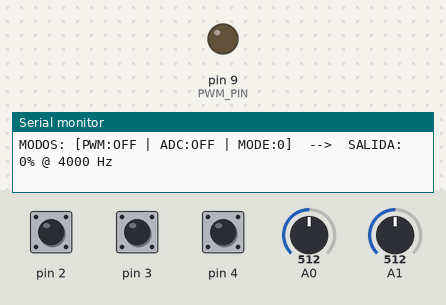
A sketch run on a simulated Arduino Uno, built with avr-gcc and run on an emulated ATmega328P. Shown: output pins drawn as LEDs (lit = HIGH), the last lines printed to the serial monitor. Inputs (shaded band) come from the test bench; at power-on: pin 2 HIGH, pin 3 HIGH, A0 = 512, pin 4 HIGH, A1 = 512.

Above: at 1.2 s.
1.3 s: pin 2 pulled LOW for 0.15 s
At 2.5 s:
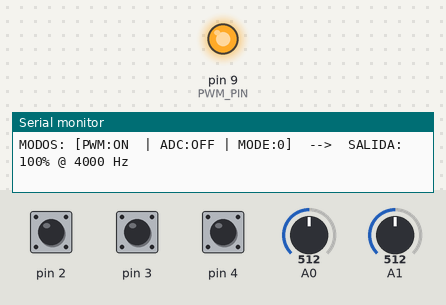
2.9 s: pin 3 pulled LOW for 0.15 s
At 3.7 s:
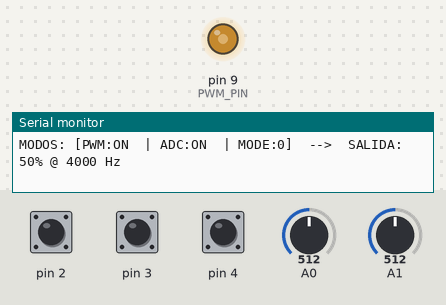
4.5 s: A0 set to 190
At 5.0 s:
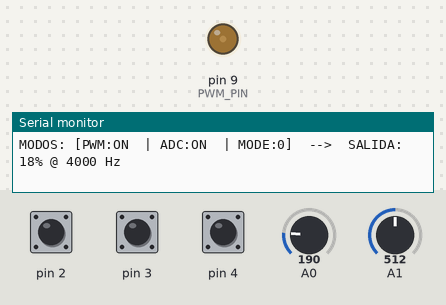
6.0 s: pin 3 pulled LOW for 1 s
At 7.1 s:
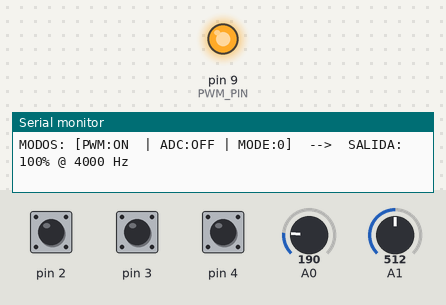
8.5 s: pin 2 pulled LOW for 1 s
At 9.1 s:
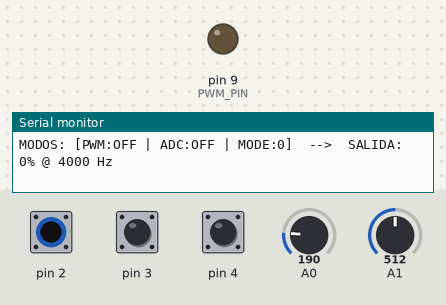
Timing chart, 0 to 11.5 s (numbered marks = the images above; inputs shaded):
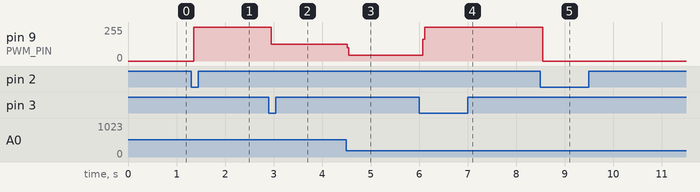

Measured:
- after the input at 1.3 s, pin 9 (PWM_PIN): 0/255 → 255/255 after 0.05 s instead of 0.65 s
- after the input at 2.9 s, pin 9 (PWM_PIN): 255/255 → 127/255 after 0.05 s
- after the input at 4.5 s, pin 9 (PWM_PIN): 127/255 → 45/255 at once
- after the input at 6.0 s, pin 9 (PWM_PIN): 45/255 → 255/255 after 0.07 s
- after the input at 8.5 s, pin 9 (PWM_PIN): 255/255 → 0/255 after 0.05 s

The sketch:

section_one_public.ino
```cpp
#include "hal_gpio.h"
#include "hal_adc.h"
#include "hal_pwm.h"
#include "control_logic.h"

/* ============================= */
/* DEFINICIÓN DE PINES           */
/* ============================= */

#define BTN_PWM      2
#define BTN_ADC      3
#define BTN_TIMER    4

#define POT_DUTY     A0
#define POT_FREQ     A1

#define PWM_PIN      9
#define FIXED_PWM_FREQ  4000      // Frecuencia fija base (Hz)
#define DEBOUNCE_MS     50


/* ============================= */
/* ESTADOS DEL SISTEMA           */
/* ============================= */

/* Botones tipo toggle */
bool pwm_enabled = false;
bool adc_enabled = false;

/* Modo de frecuencia (controlado por botón TIMER) */
freq_range_mode_t freq_mode = FREQ_FIXED;


/* ============================= */
/* VARIABLES PARA DEBOUNCE       */
/* ============================= */

bool btn_pwm_stable = HIGH;
bool btn_pwm_last   = HIGH;
unsigned long btn_pwm_time = 0;

bool btn_adc_stable = HIGH;
bool btn_adc_last   = HIGH;
unsigned long btn_adc_time = 0;

bool btn_timer_stable = HIGH;
bool btn_timer_last   = HIGH;
unsigned long btn_timer_time = 0;


/* Debug */
unsigned long last_debug_time = 0;


/* ============================= */
/* SETUP                         */
/* ============================= */

void setup()
{
    Serial.begin(115200);

    /* Inicialización GPIO */
    hal_gpio_init(BTN_PWM, HAL_GPIO_INPUT_PULLUP);
    hal_gpio_init(BTN_ADC, HAL_GPIO_INPUT_PULLUP);
    hal_gpio_init(BTN_TIMER, HAL_GPIO_INPUT_PULLUP);

    /* Inicialización ADC */
    hal_adc_init(POT_DUTY);
    hal_adc_init(POT_FREQ);

    /* Inicialización PWM rápido (Timer1) */
    hal_pwm_fast_init();

    Serial.println("Sistema iniciado.");
}


/* ============================= */
/* LOOP PRINCIPAL                */
/* ============================= */

void loop()
{
    /* ========================================= */
    /* ACTUALIZAR BOTONES (con debounce)        */
    /* ========================================= */

    pwm_enabled = button_update(pwm_enabled,
                                hal_gpio_read(BTN_PWM),
                                &btn_pwm_stable,
                                &btn_pwm_last,
                                &btn_pwm_time,
                                DEBOUNCE_MS);

    adc_enabled = button_update(adc_enabled,
                                hal_gpio_read(BTN_ADC),
                                &btn_adc_stable,
                                &btn_adc_last,
                                &btn_adc_time,
                                DEBOUNCE_MS);

    /* Botón TIMER no es toggle booleano:
       genera evento para cambiar de modo */
    bool timer_event = button_update(false,
                                     hal_gpio_read(BTN_TIMER),
                                     &btn_timer_stable,
                                     &btn_timer_last,
                                     &btn_timer_time,
                                     DEBOUNCE_MS);

    /* Si hubo evento, avanzar modo */
    if(timer_event)
    {
        freq_mode = (freq_range_mode_t)((freq_mode + 1) % FREQ_MODES_COUNT);
    }


    /* ========================================= */
    /* LECTURA DE POTENCIÓMETROS                */
    /* ========================================= */

    uint16_t duty_adc = hal_adc_read(POT_DUTY);
    uint16_t freq_adc = hal_adc_read(POT_FREQ);


    /* ========================================= */
    /* CÁLCULO DE SALIDA FINAL                  */
    /* ========================================= */

    /* Calcular Duty final según reglas:
       - PWM apagado → 0%
       - PWM activo pero ADC apagado → 100%
       - Ambos activos → potenciómetro */
    uint8_t duty_percent = compute_final_duty(pwm_enabled,
                                              adc_enabled,
                                              duty_adc);

    /* Calcular frecuencia final:
       - PWM o ADC apagado → fija 4kHz
       - Modo fijo → 4kHz
       - Modo rango → depende del potenciómetro */
    uint32_t frequency = compute_final_frequency(pwm_enabled,
                                                 adc_enabled,
                                                 freq_mode,
                                                 freq_adc,
                                                 FIXED_PWM_FREQ);


    /* ========================================= */
    /* APLICAR PWM                              */
    /* ========================================= */

    hal_pwm_fast_set_frequency(frequency);
    hal_pwm_fast_set_duty_percent(duty_percent);


    /* ========================================= */
    /* DEBUG SERIAL (cada 200ms)                */
    /* ========================================= */

    if(millis() - last_debug_time > 200)
    {
        last_debug_time = millis();

        Serial.print("MODOS: [PWM:");
        Serial.print(pwm_enabled ? "ON " : "OFF");

        Serial.print(" | ADC:");
        Serial.print(adc_enabled ? "ON " : "OFF");

        Serial.print(" | MODE:");
        Serial.print(freq_mode);

        Serial.print("]  -->  ");

        Serial.print("SALIDA: ");
        Serial.print(duty_percent);
        Serial.print("% @ ");
        Serial.print(frequency);
        Serial.println(" Hz");
    }
}
```

control_logic.cpp
```cpp
#include "control_logic.h"

/* Detecta flanco de bajada con debounce */
bool button_update(bool current_state,
                   bool raw_reading,
                   bool *stable_state,
                   bool *last_reading,
                   unsigned long *last_time,
                   unsigned long debounce_ms)
{
    if(raw_reading != *last_reading)
        *last_time = millis();

    if((millis() - *last_time) > debounce_ms)
    {
        if(raw_reading != *stable_state)
        {
            *stable_state = raw_reading;

            if(*stable_state == LOW)
                current_state = !current_state;
        }
    }

    *last_reading = raw_reading;

    return current_state;
}

/* 0-1023 → 0-100% */
uint8_t adc_to_percent(uint16_t adc_value)
{
    return (adc_value * 100UL) / 1023;
}

/* 0-1023 → 0-255 */
uint8_t adc_to_pwm8(uint16_t adc_value)
{
    return adc_value >> 2;
}

uint32_t adc_to_frequency(uint16_t adc_value)
{
    return 1 + ((adc_value * 9999UL) / 1023);
}


uint32_t compute_final_frequency(bool pwm_enabled,
                                 bool adc_enabled,
                                 freq_range_mode_t mode,
                                 uint16_t adc_freq_value,
                                 uint32_t fixed_frequency)
{
    /* Si PWM no está activo → frecuencia irrelevante */
    if(!pwm_enabled)
        return fixed_frequency;

    /* Si ADC no activo → frecuencia fija */
    if(!adc_enabled)
        return fixed_frequency;

    /* Si modo fijo seleccionado */
    if(mode == FREQ_FIXED)
        return fixed_frequency;

    /* Modos por rango */
    switch(mode)
    {
        case FREQ_1_10:
            return map(adc_freq_value, 0, 1023, 1, 10);

        case FREQ_10_100:
            return map(adc_freq_value, 0, 1023, 10, 100);

        case FREQ_100_1K:
            return map(adc_freq_value, 0, 1023, 100, 1000);

        case FREQ_1K_4K:
            return map(adc_freq_value, 0, 1023, 1000, 4000);

        case FREQ_4K_10K:
            return map(adc_freq_value, 0, 1023, 4000, 10000);

        default:
            return fixed_frequency;
    }
}


/* Lógica de Duty Cycle según tus reglas */
uint8_t compute_final_duty(bool pwm_enabled,
                           bool adc_enabled,
                           uint16_t adc_value)
{
    // Si PWM (pulsador 1) no está activo -> 0%
    if(!pwm_enabled)
        return 0;

    // Si PWM activo pero ADC (pulsador 2) NO pulsado -> 100%
    if(!adc_enabled)
        return 100;

    // Si ambos están activos -> valor del potenciómetro 1 (0-100%)
    return adc_to_percent(adc_value);
}
```

control_logic.h
```cpp
#ifndef CONTROL_LOGIC_H
#define CONTROL_LOGIC_H

#include <Arduino.h>

/* Maneja debounce y toggle */
bool button_update(bool current_state,
                   bool raw_reading,
                   bool *stable_state,
                   bool *last_reading,
                   unsigned long *last_time,
                   unsigned long debounce_ms);

/* Conversión ADC */
uint8_t adc_to_percent(uint16_t adc_value);
uint8_t adc_to_pwm8(uint16_t adc_value);
uint32_t adc_to_frequency(uint16_t adc_value);

/* Lógica de duty final */
uint8_t compute_final_duty(bool pwm_enabled,
                           bool adc_enabled,
                           uint16_t adc_value);

typedef enum {
    FREQ_FIXED = 0,   // 4kHz fija
    FREQ_1_10,        // 1 - 10 Hz
    FREQ_10_100,      // 10 - 100 Hz
    FREQ_100_1K,      // 0.1 - 1 kHz
    FREQ_1K_4K,       // 1 - 4 kHz
    FREQ_4K_10K,      // 4 - 10 kHz
    FREQ_MODES_COUNT  // Auxiliar para el ciclo
} freq_range_mode_t;

uint32_t compute_final_frequency(bool pwm_enabled,
                                 bool adc_enabled,
                                 freq_range_mode_t mode,
                                 uint16_t adc_freq_value,
                                 uint32_t fixed_frequency);
#endif
```

hal_adc.cpp
```cpp
#include "hal_adc.h"

void hal_adc_init(uint8_t pin)
{
    pinMode(pin, INPUT);
}

uint16_t hal_adc_read(uint8_t pin)
{
    return analogRead(pin);
}
```

hal_adc.h
```cpp
#ifndef HAL_ADC_H
#define HAL_ADC_H

#include <Arduino.h>

/* Inicializa pin analógico */
void hal_adc_init(uint8_t pin);

/* Lee valor ADC (0-1023) */
uint16_t hal_adc_read(uint8_t pin);

#endif
```

hal_gpio.cpp
```cpp
#include "hal_gpio.h"

void hal_gpio_init(uint8_t pin, hal_gpio_mode_t mode)
{
    if(mode == HAL_GPIO_INPUT)
        pinMode(pin, INPUT);
    else if(mode == HAL_GPIO_OUTPUT)
        pinMode(pin, OUTPUT);
    else
        pinMode(pin, INPUT_PULLUP);
}

void hal_gpio_write(uint8_t pin, bool state)
{
    digitalWrite(pin, state ? HIGH : LOW);
}

bool hal_gpio_read(uint8_t pin)
{
    return digitalRead(pin);
}
```

hal_gpio.h
```cpp
#ifndef HAL_GPIO_H
#define HAL_GPIO_H

#include <Arduino.h>

/* Modos básicos */
typedef enum {
    HAL_GPIO_INPUT,
    HAL_GPIO_OUTPUT,
    HAL_GPIO_INPUT_PULLUP
} hal_gpio_mode_t;

/* Configura el modo del pin */
void hal_gpio_init(uint8_t pin, hal_gpio_mode_t mode);

/* Escribe nivel lógico */
void hal_gpio_write(uint8_t pin, bool state);

/* Lee nivel lógico */
bool hal_gpio_read(uint8_t pin);

#endif
```

hal_pwm.cpp
```cpp
#include "hal_pwm.h"

/* ============================= */
/* PWM NORMAL (analogWrite)      */
/* Frecuencia fija (~490Hz)      */
/* ============================= */

void hal_pwm_normal_init(uint8_t pin)
{
    pinMode(pin, OUTPUT);
}

void hal_pwm_normal_set(uint8_t pin, uint8_t duty)
{
    analogWrite(pin, duty);   // duty 0-255
}

/* ============================= */
/* PWM RÁPIDO (Timer1 hardware) */
/* Frecuencia variable           */
/* ============================= */

void hal_pwm_fast_init(void)
{
    pinMode(9, OUTPUT);

    TCCR1A = 0;
    TCCR1B = 0;

    /* Modo Fast PWM con ICR1 como TOP */
    TCCR1A |= (1 << COM1A1);
    TCCR1A |= (1 << WGM11);
    TCCR1B |= (1 << WGM12) | (1 << WGM13);

    hal_pwm_fast_set_frequency(1000);
    hal_pwm_fast_set_duty_percent(50);
}

void hal_pwm_fast_set_frequency(uint32_t freq_hz)
{
    uint32_t top;
    uint16_t prescaler_bits = 0;
    uint32_t prescaler = 1;

    /* Intentar prescalers de menor a mayor para mejor resolución */

    if((16000000UL / freq_hz) <= 65535UL)
    {
        prescaler = 1;
        prescaler_bits = (1 << CS10);
    }
    else if((16000000UL / 8 / freq_hz) <= 65535UL)
    {
        prescaler = 8;
        prescaler_bits = (1 << CS11);
    }
    else if((16000000UL / 64 / freq_hz) <= 65535UL)
    {
        prescaler = 64;
        prescaler_bits = (1 << CS11) | (1 << CS10);
    }
    else if((16000000UL / 256 / freq_hz) <= 65535UL)
    {
        prescaler = 256;
        prescaler_bits = (1 << CS12);
    }
    else
    {
        prescaler = 1024;
        prescaler_bits = (1 << CS12) | (1 << CS10);
    }

    top = (16000000UL / (prescaler * freq_hz)) - 1;

    if(top > 65535)
        top = 65535;

    /* Resetear prescaler */
    TCCR1B &= ~((1 << CS12) | (1 << CS11) | (1 << CS10));

    /* Aplicar nuevo prescaler */
    TCCR1B |= prescaler_bits;

    ICR1 = top;
}


void hal_pwm_fast_set_duty_percent(uint8_t duty_percent) {
    if(duty_percent >= 100) {
        OCR1A = ICR1 + 1; // Fuerza salida constante en alto
    } else if(duty_percent == 0) {
        OCR1A = 0;
    } else {
        OCR1A = (uint32_t)ICR1 * duty_percent / 100;
    }
}
```

hal_pwm.h
```cpp
#ifndef HAL_PWM_H
#define HAL_PWM_H

#include <Arduino.h>

/* PWM simple usando analogWrite */
void hal_pwm_normal_init(uint8_t pin);
void hal_pwm_normal_set(uint8_t pin, uint8_t duty);

/* PWM avanzado usando Timer1 (pin 9) */
void hal_pwm_fast_init(void);
void hal_pwm_fast_set_frequency(uint32_t freq_hz);
void hal_pwm_fast_set_duty_percent(uint8_t duty_percent);

#endif
```
